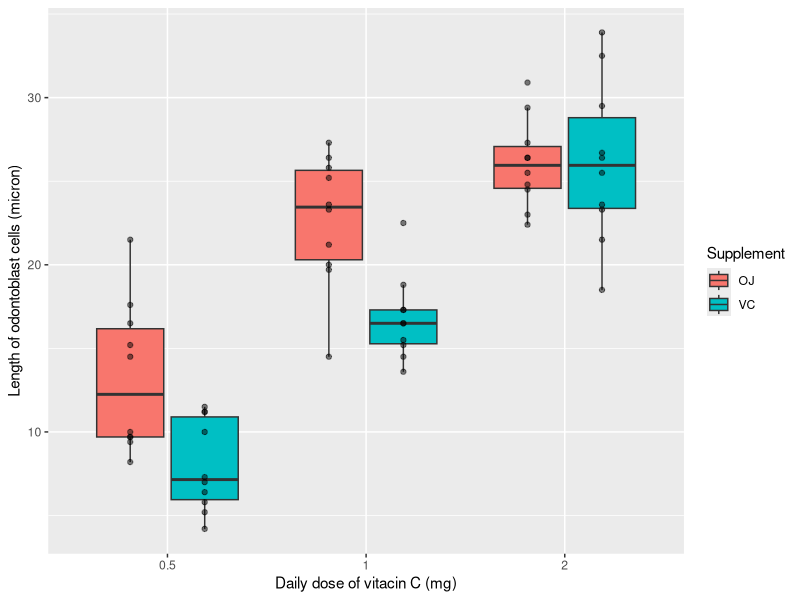
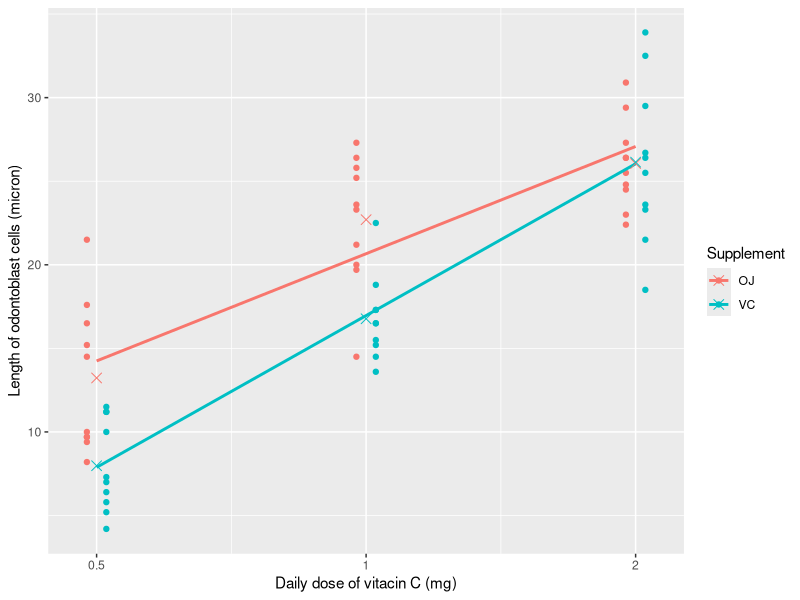

Recreate these plots in R, in order.
## ---- chunk 1
library(dplyr)
library(ggplot2)
library(purrr)
library(coin)
data("ToothGrowth")
## ---- chunk 2
str(ToothGrowth)
## ---- chunk 3
map_int(ToothGrowth, ~ sum(is.na(.x)))
## ---- chunk 4
ToothGrowth %>%
    ggplot(aes(x = as.factor(dose), y = len, position = supp)) +
    geom_boxplot(aes(fill = supp), outlier.shape = NA) +
    geom_point(position = position_dodge(width = 0.75), alpha = 0.5) +
    labs(
        x = "Daily dose of vitacin C (mg)",
        y = "Length of odontoblast cells (micron)",
        fill = "Supplement"
    )
## ---- chunk 5
tooth_mean <- ToothGrowth %>% 
    group_by(supp, dose) %>%
    summarise(mu = mean(len))

ToothGrowth %>%
    ggplot(aes(dose, len,  color = supp)) +
    geom_point(position = position_dodge(width = 0.1)) +
    scale_x_continuous(trans = "log",
                       breaks = c(0.5, 1, 2),
                       labels = c("0.5", "1", "2")) +
    geom_smooth(method = "lm", se = FALSE) +
    geom_point(data = tooth_mean, aes(dose, mu, color = supp), shape = 4, size = 3) +
    labs(
        x = "Daily dose of vitacin C (mg)",
        y = "Length of odontoblast cells (micron)",
        color = "Supplement"
    )
## ---- chunk 6
test_data <- ToothGrowth %>%
    transmute(treatment = interaction(supp, dose, sep = "_"), len = len)

test_data %>% 
    group_by(treatment) %>%
    count()
## ---- chunk 7
combinations <- list(
    c("OJ_0.5", "VC_0.5"),
    c("OJ_1"  , "VC_1"),
    c("OJ_2"  , "VC_2"),
    c("OJ_1"  , "OJ_0.5"),
    c("OJ_2"  , "OJ_1"),
    c("OJ_2"  , "OJ_0.5"),
    c("VC_1"  , "VC_0.5"),
    c("VC_2"  , "VC_1"),
    c("VC_2"  , "VC_0.5")
)
## ---- chunk 8
# since for all the tests, the alternative hypothesis is "greater",
# I have to change the order of treatment levels, such that,
# intended difference are produced when applying the `t.test` function
test_data$treatment <- factor(test_data$treatment,
                              levels = c("OJ_2", "OJ_1", "OJ_0.5",
                                         "VC_2", "VC_1", "VC_0.5"))

# creating a list of data frames each containing data for one pair-wise test
df_list <- map(combinations, function(x) filter(test_data, treatment %in% x))

t_test_pval <- map_dbl(df_list, function(x){
    t.test(len ~ treatment,
           data = x,
           alternative = "greater",
           var.equal = TRUE)$p.value
})
## ---- chunk 9
bonf_adjusted_pval <- p.adjust(t_test_pval, method = "bonf")
## ---- chunk 10
permutation_pval <- map_dbl(df_list, function(x){
    oneway_test(len ~ treatment,
                data = x,
                alternative = "greater",
                distribution = "exact") %>% 
        pvalue
})
## ---- chunk 11
null_hypothesis <- map_chr(combinations, function(x){
    paste0("$\\mu_{\\text{", x[1], "}}-\\mu_{\\text{", x[2], "}}=0$")
})

data.frame(null_hypothesis,
           permutation_pval,
           t_test_pval, 
           bonf_adjusted_pval,
           stringsAsFactors = FALSE) %>%
    mutate(null_rejected = ifelse(bonf_adjusted_pval < 0.05, "yes", "no")) %>%
    knitr::kable(digits = 4, padding = 0)
